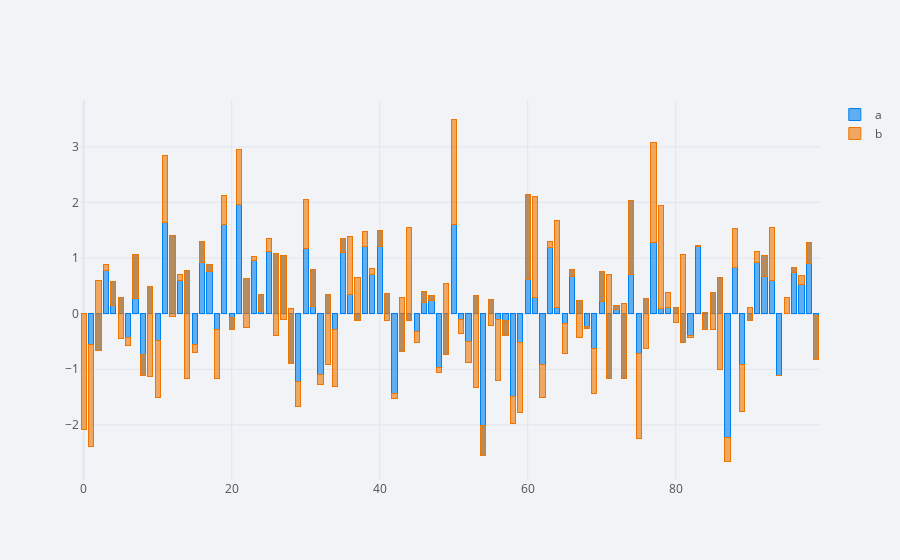

Write notebook code for a chart like this one.
### Code cell
cf.set_config_file(theme = 'polar')
df.iplot(kind = 'bar',barmode='stack',bargap = 0.3)
